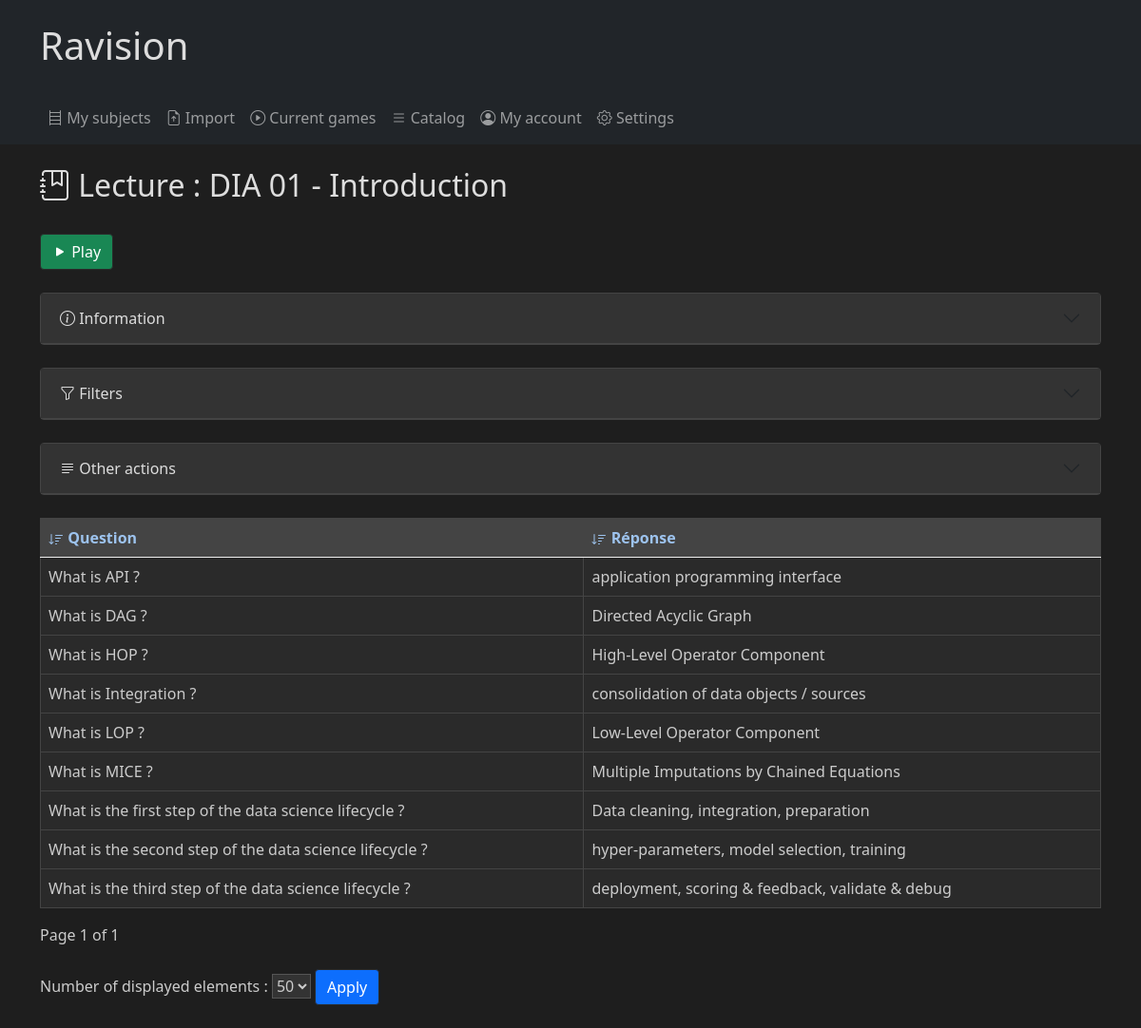
Page /quizz/lecture/42/ (signed in) on the earlier database version.
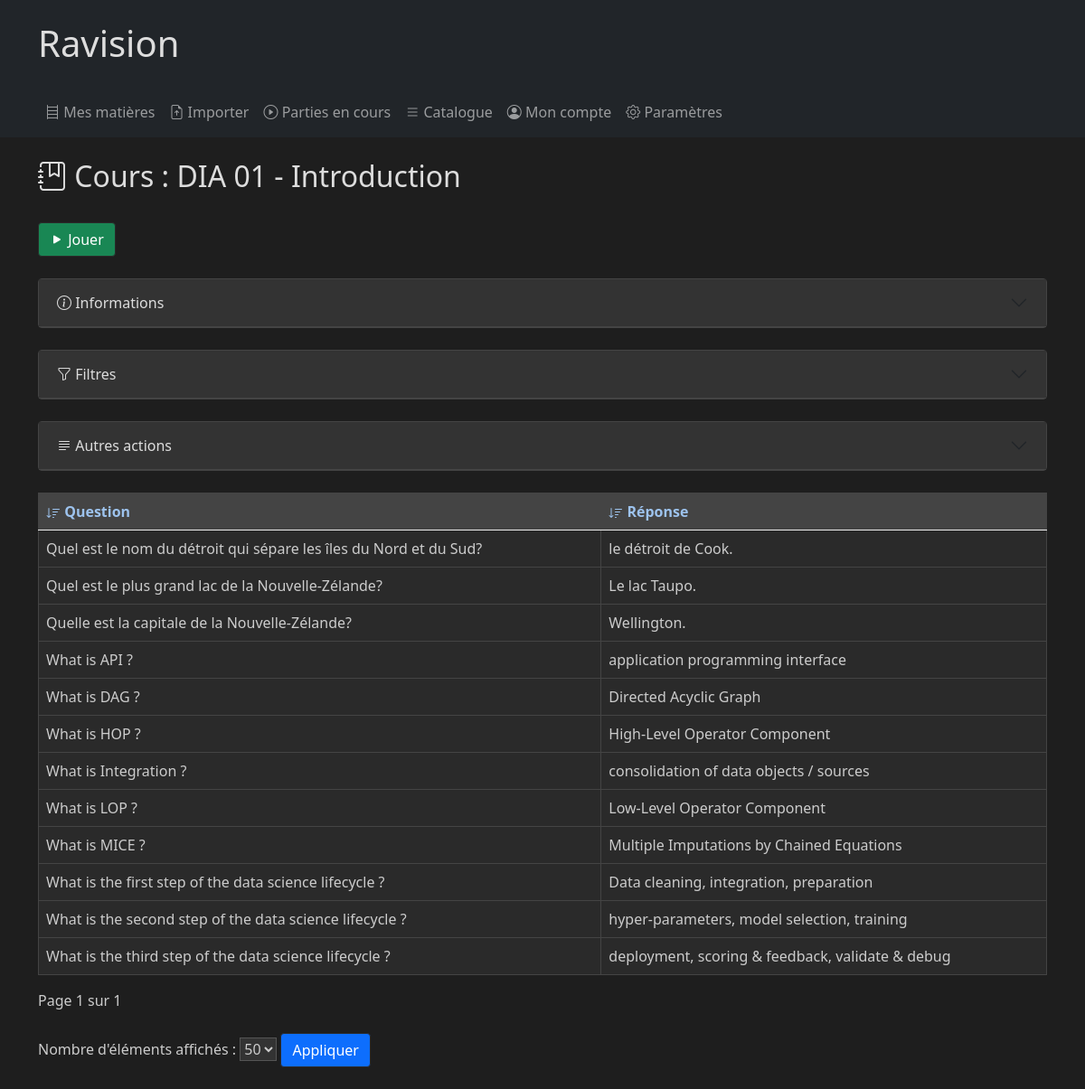
Same page on the later database version.
### quizz/models.py (models this page shows, shortened)
class Lecture(models.Model):
    name = models.CharField(max_length=255, default="")
    subject = models.ForeignKey(Subject, on_delete=models.CASCADE, default=1)
    user = models.ForeignKey(User, on_delete=models.CASCADE, null=True)
    creation_date = models.DateField(null=True, default=None, blank=True)
    last_change_date = models.DateField(null=True, default=None, blank=True)
    def __str__(self):
        return self.name

class Question(models.Model):
    answer = models.CharField(max_length=255, default="")
    question = models.CharField(max_length=511, default="")
    lecture = models.ForeignKey(Lecture, on_delete=models.CASCADE, default=1)
    user = models.ForeignKey(User, on_delete=models.CASCADE, null=True)
    creation_date = models.DateField(null=True, default=None, blank=True)
    last_change_date = models.DateField(null=True, default=None, blank=True)
    def as_dict(self):
        return {
            'question': self.question,
            'answer': self.answer,
        }

### quizz/views.py (the view, shortened to what this page needs)
# urls.py: path('lecture/<int:id>/', views.lecture, name='lecture'),
def lecture(request,id):
    filterForm = QuestionFilterForm(request.GET)
    lecture = get_object_or_404(Lecture, pk=id)
    questions = Question.objects.filter(lecture_id=id)
    updateForm = LectureUpdateForm(instance=lecture)
    addForm = QuestionUpdateForm()
    tests = Test.objects.filter(question__in=questions)
    if filterForm.is_valid():
        questions = filterForm.filter_queryset(questions)
    info={_('Subject'):lecture.subject,
        _('Lecture'):lecture,
        _('Amount of questions'):questions.count(),
        _('Creation date'):lecture.creation_date,
        _('Last update'):lecture.last_change_date}
    info, chart = get_info_chart(request,info,tests)
    questions = paginate_questions(request,questions)
    fields = {'question':'Question','answer':'Réponse'}
    action = 'lecture'
    context = prepare_render_context(action, filterForm, questions, request, fields, object=lecture, childurl='question', deleteurl='delete_lecture', updateForm=updateForm, addForm=addForm, sort_by='question', parenturl='subject', parent=lecture.subject, chart=chart, info=info)
    context.update({'generate':True})
    return update_page(request,chart,action,context)

### quizz/forms.py (called while the page is built)
    def filter_queryset(self, queryset, **kwargs):
        filters = {}
        for field in self.fields:
            if self.cleaned_data.get(field):
                filters[f"{field}__icontains"] = self.cleaned_data.get(field)
        return queryset.filter(**filters, **kwargs)

### quizz/models.py (called while the page is built)
    def __str__(self):
        return self.name

### quizz/utils.py (called while the page is built)
def get_custom_scores(tests, request):
    values = ['1', None]
    percentage = (request.GET.get('percentage') in values)
    show_correct_without_hint = (request.GET.get('show_correct_without_hint') in values)
    show_correct_with_hint = (request.GET.get('show_correct_with_hint') in values)
    show_incorrect_without_hint = (request.GET.get('show_incorrect_without_hint') in values)
    show_incorrect_with_hint = (request.GET.get('show_incorrect_with_hint') in values)
    return get_scores(tests, percentage, show_correct_without_hint, show_correct_with_hint, show_incorrect_without_hint, show_incorrect_with_hint, request.dark_mode)

def getChildrenPerPage(request):
    return request.GET.get('children_per_page', DEFAULT_PER_PAGE)

def ajax_check(request):
    return request.headers.get('X-Requested-With') == 'XMLHttpRequest'

def paginate_questions(request,children):
    return paginate_queryset(children.order_by(f"{'-' if request.GET.get('order', 'asc') == 'desc' else ''}{request.GET.get('sort_by', 'question')}"), request, getChildrenPerPage(request))

def update_page(request,chart,action,context):
    if ajax_check(request):
        return update_chart(request,chart)
    return render(request, f'quizz/{action}.html', context)

def paginate_queryset(queryset, request, per_page=10):
    paginator = Paginator(queryset, per_page)
    page_number = request.GET.get('page')
    try:
        return paginator.page(page_number)
    except PageNotAnInteger:
        return paginator.page(1)
    except EmptyPage:
        return paginator.page(paginator.num_pages)

def all_test_count(tests,user_tests):
    return {_('Amount of attempts'):tests.count(),
            _('Amount of successful attempts'):tests.filter(correct=True).count(),
            _('My amount of attempts'):user_tests.count(),
            _('My amount of successful attempts'):user_tests.filter(correct=True).count()}

def get_info_chart(request,info,tests):
    user = request.user
    user_tests = tests.filter(user=user)
    chart = get_custom_scores(user_tests, request)
    info.update(all_test_count(tests,user_tests))
    return info, chart

### quizz/templates/quizz/lecture.html
{% extends 'quizz/base.html' %}
{% load i18n %}
{% block content %}
<h2><i class="bi bi-journal-bookmark"></i> {%trans "Lecture"%} : {{object.name}}</h2>
{% include 'quizz/object.html' %}
{% endblock %}

### quizz/templates/quizz/base.html (shortened to what this page needs)
<!DOCTYPE html>
<html lang="en">
    <head>
        {% load i18n %}
        {%load static%}
        <link rel="stylesheet" href="{% static 'quizz/style.css' %}">
        <link rel="stylesheet" href="https://cdn.jsdelivr.net/npm/bootstrap@5.0.0/dist/css/bootstrap.min.css">
        <link rel="stylesheet" href="https://cdn.jsdelivr.net/npm/bootstrap-icons/font/bootstrap-icons.css">
    </head>
    <body class="{% if request.dark_mode %}dark-mode{% else %}light-mode{% endif %}">
        <header class="bg-dark text-light py-4">
            <div class="container">
                <h1 class="mb-0">Ravision</h1>
            </div>
        </header>
        <nav class="navbar navbar-expand-lg navbar-{% if request.dark_mode %}dark{%else%}light{% endif %} bg-{% if request.dark_mode %}dark{%else%}light{% endif %}">
            <div class="container">
                <ul class="navbar-nav">
                    {% if user.is_authenticated %}
                    <li class="nav-item">
                        <a class="nav-link" href="{% url 'subjects' %}">
                            <i class="bi bi-bookshelf"></i> {% trans "My subjects" %}
                        </a>
                    </li>
                    <li class="nav-item">
                        <a class="nav-link" href="{% url 'import_excel' %}">
                            <i class="bi bi-file-earmark-arrow-up"></i> {% trans "Import" %}
                        </a>
                    </li>
                    <li class="nav-item">
                        <a class="nav-link" href="{% url 'quizzes' %}">
                            <i class="bi bi-play-circle"></i> {% trans "Current games" %}
                        </a>
                    </li>
                    {% endif %}
                    <li class="nav-item">
                        <a class="nav-link" href="{% url 'catalogue' %}">
                            <i class="bi bi-list"></i> {% trans "Catalog" %}
                        </a>
                    {% if user.is_authenticated %}
                    <li class="nav-item">
                        <a class="nav-link" href="{% url 'account' %}">
                            <i class="bi bi-person-circle"></i> {% trans "My account" %}
                        </a>
                    </li>
                    <li class="nav-item">
                        <a class="nav-link" href="{% url 'settings' %}">
                            <i class="bi bi-gear"></i> {% trans "Settings" %}
                        </a>
                    </li>
                    {% endif %}
                </ul>
            </div>
        </nav>
        <main class="container mt-4">
            {% block content %}
            {% endblock %}
        </main>
    </body>
</html>

### quizz/templates/quizz/object.html (shortened to what this page needs)
{% block content %}
{% load i18n %}
{% if urls.game %}
    <br />
    <form method="post" action="{% if quizz%}{% url urls.game object.id%}{%elif object %}{% url urls.game urls.action object.id%}{% else %}{% url urls.game urls.action 0 %}{% endif %}">
        <button type="submit" class="btn btn-success" name="action" value="play"><i class="bi bi-play-fill"></i> {%trans "Play"%}</button>
    </form>
{% endif %}
<br />
{% if info %}
{% include 'quizz/object_content/info.html'%}
{% endif %}
{% if forms.filter %}
<br />
<div class="accordion" id="filterAccordion2">
    <div class="accordion-item">
        <h2 class="accordion-header" id="filterHeading2">
            <button class="accordion-button collapsed" type="button" data-bs-toggle="collapse" data-bs-target="#filterCollapse2" aria-expanded="true" aria-controls="filterCollapse2">
                <i class="bi bi-funnel"></i>&nbsp;{%trans "Filters"%}
            </button>
        </h2>
    </div>
</div>
{% endif %}
<br />
<div class="accordion" id="filterAccordion3">
    <div class="accordion-item">
        <h2 class="accordion-header" id="filterHeading3">
            <button class="accordion-button collapsed" type="button" data-bs-toggle="collapse" data-bs-target="#filterCollapse3" aria-expanded="true" aria-controls="filterCollapse3">
                <i class="bi bi-justify-left"></i>&nbsp;{%trans "Other actions"%}
            </button>
        </h2>
    </div>
</div>
<br />
<table class="table">
    <thead>
        <tr>
            {% for field, label in fields.items %}
            <th>
                <a style="text-decoration:none" href="?sort_by={{ field }}&order={% if sort_by == field %}{% if order == 'desc' %}asc{% else %}desc{% endif %}{% else %}asc{% endif %}&children_per_page={{children_per_page}}">
                    <svg xmlns="http://www.w3.org/2000/svg" width="16" height="16" fill="currentColor" class="bi bi-sort-down{% if sort_by == field %} {% if order == 'desc' %}rotate180{% endif %}{% endif %}" viewBox="0 0 16 16">
                        <path d="M3.5 2.5a.5.5 0 0 0-1 0v8.793l-1.146-1.147a.5.5 0 0 0-.708.708l2 1.999.007.007a.497.497 0 0 0 .7-.006l2-2a.5.5 0 0 0-.707-.708L3.5 11.293zm3.5 1a.5.5 0 0 1 .5-.5h7a.5.5 0 0 1 0 1h-7a.5.5 0 0 1-.5-.5M7.5 6a.5.5 0 0 0 0 1h5a.5.5 0 0 0 0-1zm0 3a.5.5 0 0 0 0 1h3a.5.5 0 0 0 0-1zm0 3a.5.5 0 0 0 0 1h1a.5.5 0 0 0 0-1z"/>
                    </svg>
                 {{ label }}</a>
            </th>
            {% endfor %}
        </tr>
    </thead>
    <tbody>
        {% for object in children %}
        <tr class="object-row" data-url="{% url urls.child id=object.id%}">
            {% for key, value in object.as_dict.items %}
            <td>{{ value|default:"<span style='color: darkred;font-weight: bold;'>?</span>" }}</td>
            {% endfor %}
        </tr>
        {% endfor %}
    </tbody>
</table>
{% if children %}
<div class="pagination">
    <span class="step-links">
        <span class="current">
            {%trans "Page"%} {{ children.number }} {%trans "-page- of"%} {{ children.paginator.num_pages }}
        </span>
    </span>
</div>
<br />
<form method="get" action="{% if object.id %}{% url urls.action id=object.id%}{% else %}{% url urls.action %}{% endif %}">
    <label for="children_per_page">{%trans "Number of displayed elements"%} :</label>
    <select name="children_per_page" id="children_per_page">
        {% for option in amounts_of_children %}
            <option value="{{ option }}" {% if children_per_page == option %} selected {% endif %}>{{ option }}</option>
        {% endfor %}
    </select>
    <button type="submit" class="btn btn-primary">{%trans "Apply"%}</button>
</form>
<br />
{% endif %}
{% endblock %}

### quizz/templates/quizz/object_content/info.html (shortened to what this page needs)
{% load i18n %}
<div class="accordion" id="filterAccordion1">
    <div class="accordion-item">
        <h2 class="accordion-header" id="filterHeading1">
            <button class="accordion-button collapsed" type="button" data-bs-toggle="collapse" data-bs-target="#filterCollapse1" aria-expanded="true" aria-controls="filterCollapse1">
                <i class="bi bi-info-circle"></i>&nbsp;{% trans "Information" %}
            </button>
        </h2>
    </div>
</div>

### quizz/templates/quizz/object_content/new_element.html (shortened to what this page needs)
{% load i18n %}

### quizz/static/quizz/style.css (style rules this page uses)
body.dark-mode { background-color: #1e1e1e; color: #ccc; }
body.dark-mode a { color: #9dc3ee; }
body.dark-mode .btn { border: 1px solid #2a2a2a; }
body.dark-mode input, body.dark-mode textarea, body.dark-mode select { background-color: #333; color: #ccc; border: 1px solid #555; }
body.dark-mode table th, body.dark-mode table td { border: 1px solid #444; }
body.dark-mode table { background-color: #2a2a2a; color: #ccc; }
body.dark-mode table th { background-color: #444; color: #eee; }
body.dark-mode h1, body.dark-mode h2, body.dark-mode h3, body.dark-mode h4, body.dark-mode h5, body.dark-mode h6 { color: #ddd; }
body.dark-mode .accordion-item { background-color: #2a2a2a; border: 1px solid #444; }
body.dark-mode .accordion-header { background-color: #333; border-bottom: 1px solid #444; }
body.dark-mode .accordion-button { background-color: #333; color: #ddd; border: none; }

Differences in the rows shown:
added Question: as_dict "Quel est le nom du détroit qui sépare les îles du Nord et du Sud?" "le détroit de Cook."
added Question: as_dict "Quel est le plus grand lac de la Nouvelle-Zélande?" "Le lac Taupo."
added Question: as_dict "Quelle est la capitale de la Nouvelle-Zélande?" "Wellington."
Other differences:
text no longer shown: "My subjects Import Current games Catalog My account Settings Lecture Play Information Filters Other actions of Number of displayed elements Apply"
text now shown: "Mes matières Importer Parties en cours Catalogue Mon compte Paramètres Cours Jouer Informations Filtres Autres actions sur Nombre d'éléments affichés Appliquer"
